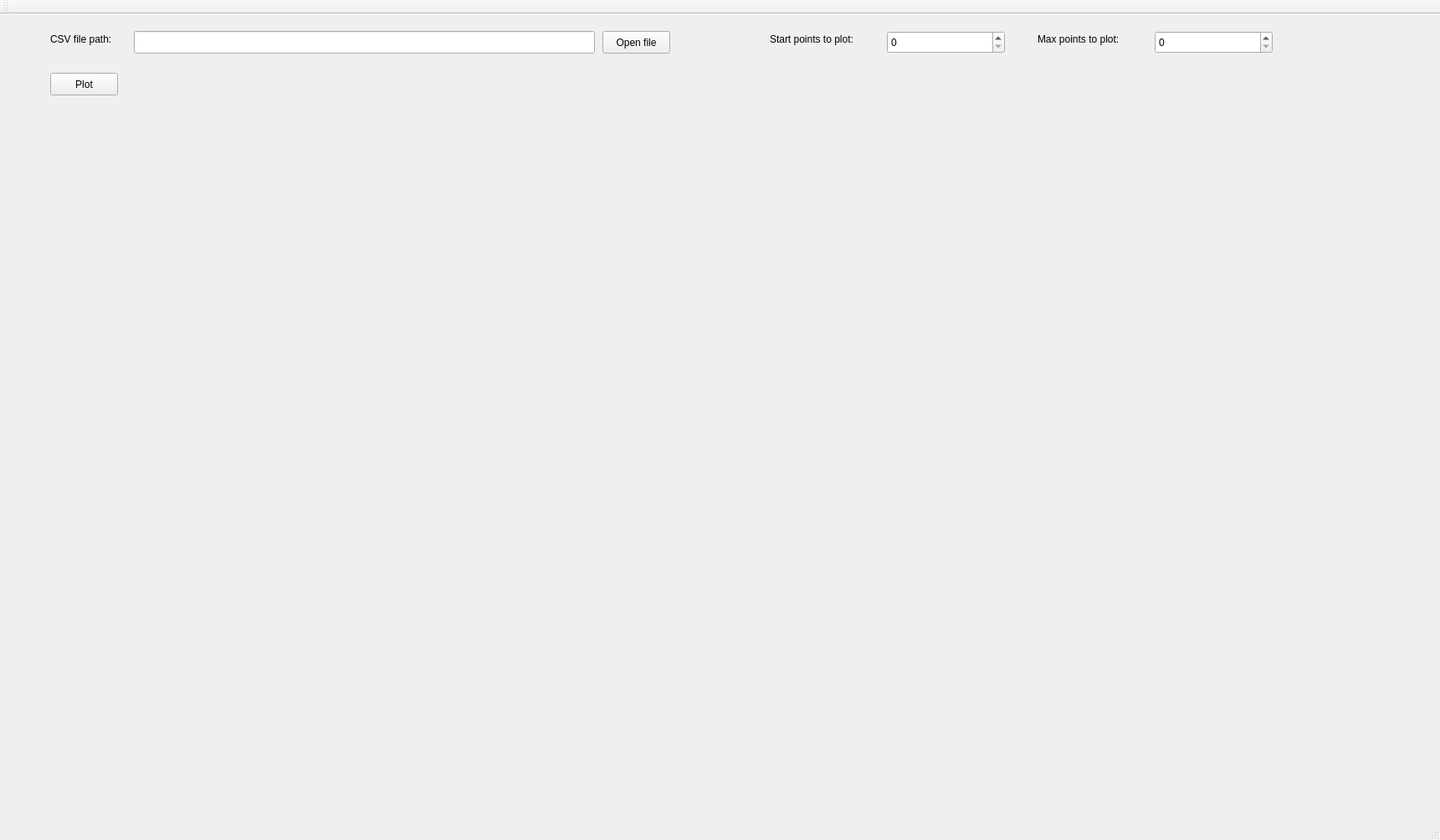
<?xml version="1.0" encoding="UTF-8"?>
<ui version="4.0">
 <class>MainWindow</class>
 <widget class="QMainWindow" name="MainWindow">
  <property name="geometry">
   <rect>
    <x>0</x>
    <y>0</y>
    <width>1721</width>
    <height>1004</height>
   </rect>
  </property>
  <property name="windowTitle">
   <string>MainWindow</string>
  </property>
  <widget class="QWidget" name="centralWidget">
   <widget class="QCustomPlot" name="customPlot" native="true">
    <property name="geometry">
     <rect>
      <x>60</x>
      <y>120</y>
      <width>1641</width>
      <height>811</height>
     </rect>
    </property>
   </widget>
   <widget class="QPushButton" name="btnOpenDiagBtn">
    <property name="geometry">
     <rect>
      <x>720</x>
      <y>20</y>
      <width>81</width>
      <height>27</height>
     </rect>
    </property>
    <property name="text">
     <string>Open file</string>
    </property>
   </widget>
   <widget class="QLineEdit" name="txtCSVFilePath">
    <property name="geometry">
     <rect>
      <x>160</x>
      <y>20</y>
      <width>551</width>
      <height>27</height>
     </rect>
    </property>
   </widget>
   <widget class="QLabel" name="label">
    <property name="geometry">
     <rect>
      <x>60</x>
      <y>20</y>
      <width>91</width>
      <height>20</height>
     </rect>
    </property>
    <property name="text">
     <string>CSV file path:</string>
    </property>
   </widget>
   <widget class="QPushButton" name="btnPlot">
    <property name="geometry">
     <rect>
      <x>60</x>
      <y>70</y>
      <width>81</width>
      <height>27</height>
     </rect>
    </property>
    <property name="text">
     <string>Plot</string>
    </property>
   </widget>
   <widget class="QLabel" name="label_2">
    <property name="geometry">
     <rect>
      <x>1240</x>
      <y>20</y>
      <width>141</width>
      <height>20</height>
     </rect>
    </property>
    <property name="text">
     <string>Max points to plot:</string>
    </property>
   </widget>
   <widget class="QDoubleSpinBox" name="dbSpinMaxNofPoint">
    <property name="geometry">
     <rect>
      <x>1380</x>
      <y>20</y>
      <width>141</width>
      <height>27</height>
     </rect>
    </property>
    <property name="decimals">
     <number>0</number>
    </property>
    <property name="maximum">
     <double>1000000.000000000000000</double>
    </property>
   </widget>
   <widget class="QLabel" name="label_3">
    <property name="geometry">
     <rect>
      <x>920</x>
      <y>20</y>
      <width>141</width>
      <height>20</height>
     </rect>
    </property>
    <property name="text">
     <string>Start points to plot:</string>
    </property>
   </widget>
   <widget class="QDoubleSpinBox" name="dbSpinStartNofPoint">
    <property name="geometry">
     <rect>
      <x>1060</x>
      <y>20</y>
      <width>141</width>
      <height>27</height>
     </rect>
    </property>
    <property name="decimals">
     <number>0</number>
    </property>
    <property name="maximum">
     <double>1000000.000000000000000</double>
    </property>
   </widget>
  </widget>
  <widget class="QMenuBar" name="menuBar">
   <property name="geometry">
    <rect>
     <x>0</x>
     <y>0</y>
     <width>1721</width>
     <height>23</height>
    </rect>
   </property>
  </widget>
  <widget class="QToolBar" name="mainToolBar">
   <attribute name="toolBarArea">
    <enum>TopToolBarArea</enum>
   </attribute>
   <attribute name="toolBarBreak">
    <bool>false</bool>
   </attribute>
  </widget>
  <widget class="QStatusBar" name="statusBar"/>
 </widget>
 <layoutdefault spacing="6" margin="11"/>
 <customwidgets>
  <customwidget>
   <class>QCustomPlot</class>
   <extends>QWidget</extends>
   <header location="global">qcustomplot.h</header>
   <container>1</container>
  </customwidget>
 </customwidgets>
 <resources/>
 <connections/>
</ui>
